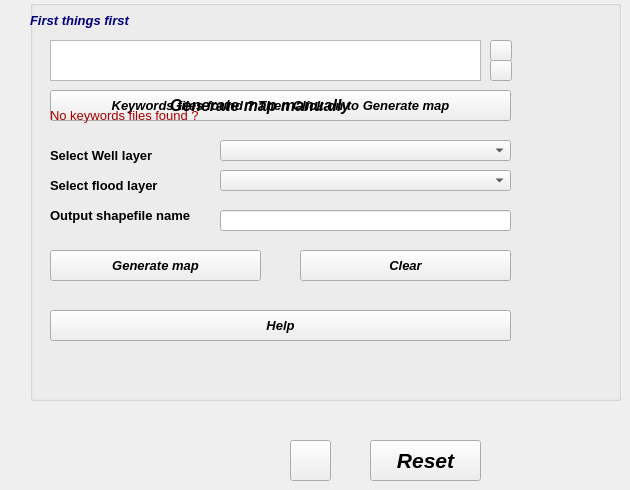
       <widget class="QWidget" name="tab_34">
        <attribute name="title">
         <string>Start From Here</string>
        </attribute>
        <widget class="QGroupBox" name="groupBox_19">
         <property name="geometry">
          <rect>
           <x>30</x>
           <y>0</y>
           <width>591</width>
           <height>401</height>
          </rect>
         </property>
         <property name="font">
          <font>
           <pointsize>12</pointsize>
           <weight>50</weight>
           <italic>false</italic>
           <bold>false</bold>
          </font>
         </property>
         <property name="styleSheet">
          <string notr="true"/>
         </property>
         <property name="title">
          <string/>
         </property>
         <widget class="QPushButton" name="btnGenerateMapWell">
          <property name="geometry">
           <rect>
            <x>20</x>
            <y>90</y>
            <width>461</width>
            <height>31</height>
           </rect>
          </property>
          <property name="font">
           <font>
            <pointsize>10</pointsize>
            <weight>75</weight>
            <italic>true</italic>
            <bold>true</bold>
           </font>
          </property>
          <property name="text">
           <string>Keywords files found ? Then Click on to Generate map</string>
          </property>
         </widget>
         <widget class="QLabel" name="label_100">
          <property name="geometry">
           <rect>
            <x>20</x>
            <y>100</y>
            <width>161</width>
            <height>31</height>
           </rect>
          </property>
          <property name="font">
           <font>
            <pointsize>10</pointsize>
           </font>
          </property>
          <property name="styleSheet">
           <string notr="true">color: rgb(170, 0, 0);</string>
          </property>
          <property name="text">
           <string>No keywords files found ?</string>
          </property>
         </widget>
         <widget class="QLabel" name="label_103">
          <property name="geometry">
           <rect>
            <x>140</x>
            <y>90</y>
            <width>261</width>
            <height>31</height>
           </rect>
          </property>
          <property name="font">
           <font>
            <pointsize>10</pointsize>
           </font>
          </property>
          <property name="text">
           <string>&lt;html&gt;&lt;head/&gt;&lt;body&gt;&lt;p&gt;&lt;span style=&quot; font-size:12pt; font-weight:600; font-style:italic;&quot;&gt;Generate map manually&lt;/span&gt;&lt;/p&gt;&lt;/body&gt;&lt;/html&gt;</string>
          </property>
         </widget>
         <widget class="QLabel" name="label_104">
          <property name="geometry">
           <rect>
            <x>20</x>
            <y>170</y>
            <width>241</width>
            <height>31</height>
           </rect>
          </property>
          <property name="font">
           <font>
            <pointsize>10</pointsize>
            <weight>75</weight>
            <bold>true</bold>
           </font>
          </property>
          <property name="text">
           <string>Select flood layer</string>
          </property>
         </widget>
         <widget class="QLabel" name="label_105">
          <property name="geometry">
           <rect>
            <x>20</x>
            <y>140</y>
            <width>241</width>
            <height>31</height>
           </rect>
          </property>
          <property name="font">
           <font>
            <pointsize>10</pointsize>
            <weight>75</weight>
            <bold>true</bold>
           </font>
          </property>
          <property name="text">
           <string>&lt;html&gt;&lt;head/&gt;&lt;body&gt;&lt;p&gt;Select Well layer&lt;/p&gt;&lt;/body&gt;&lt;/html&gt;</string>
          </property>
         </widget>
         <widget class="QLabel" name="lblwellOut">
          <property name="geometry">
           <rect>
            <x>20</x>
            <y>200</y>
            <width>241</width>
            <height>31</height>
           </rect>
          </property>
          <property name="font">
           <font>
            <pointsize>10</pointsize>
            <weight>75</weight>
            <bold>true</bold>
           </font>
          </property>
          <property name="text">
           <string>Output shapefile name</string>
          </property>
         </widget>
         <widget class="QComboBox" name="cboWellLayer">
          <property name="geometry">
           <rect>
            <x>190</x>
            <y>140</y>
            <width>291</width>
            <height>21</height>
           </rect>
          </property>
          <property name="font">
           <font>
            <pointsize>10</pointsize>
            <weight>50</weight>
            <italic>false</italic>
            <bold>false</bold>
           </font>
          </property>
         </widget>
         <widget class="QComboBox" name="cboFloodLayerWell">
          <property name="geometry">
           <rect>
            <x>190</x>
            <y>170</y>
            <width>291</width>
            <height>21</height>
           </rect>
          </property>
          <property name="font">
           <font>
            <pointsize>10</pointsize>
            <weight>50</weight>
            <italic>false</italic>
            <bold>false</bold>
           </font>
          </property>
         </widget>
         <widget class="QLineEdit" name="leOutputFileWell">
          <property name="geometry">
           <rect>
            <x>190</x>
            <y>210</y>
            <width>291</width>
            <height>21</height>
           </rect>
          </property>
          <property name="font">
           <font>
            <pointsize>10</pointsize>
            <weight>50</weight>
            <italic>false</italic>
            <bold>false</bold>
           </font>
          </property>
         </widget>
         <widget class="QPushButton" name="btnGenerateMapManualyWell">
          <property name="geometry">
           <rect>
            <x>20</x>
            <y>250</y>
            <width>211</width>
            <height>31</height>
           </rect>
          </property>
          <property name="font">
           <font>
            <pointsize>10</pointsize>
            <weight>75</weight>
            <italic>true</italic>
            <bold>true</bold>
           </font>
          </property>
          <property name="text">
           <string>Generate map</string>
          </property>
         </widget>
         <widget class="QPushButton" name="btnClearLayersWell">
          <property name="geometry">
           <rect>
            <x>270</x>
            <y>250</y>
            <width>211</width>
            <height>31</height>
           </rect>
          </property>
          <property name="font">
           <font>
            <pointsize>10</pointsize>
            <weight>75</weight>
            <italic>true</italic>
            <bold>true</bold>
           </font>
          </property>
          <property name="text">
           <string>Clear</string>
          </property>
         </widget>
         <widget class="QTextBrowser" name="txtFirstStepsWell">
          <property name="geometry">
           <rect>
            <x>20</x>
            <y>40</y>
            <width>431</width>
            <height>41</height>
           </rect>
          </property>
          <property name="font">
           <font>
            <pointsize>8</pointsize>
            <weight>75</weight>
            <italic>true</italic>
            <bold>true</bold>
           </font>
          </property>
         </widget>
         <widget class="QPushButton" name="btnPrevStepWell">
          <property name="geometry">
           <rect>
            <x>460</x>
            <y>40</y>
            <width>22</width>
            <height>21</height>
           </rect>
          </property>
          <property name="styleSheet">
           <string notr="true">background-image: url(:/plugins/floogin/up.png);</string>
          </property>
          <property name="text">
           <string/>
          </property>
         </widget>
         <widget class="QPushButton" name="btnNextStepWell">
          <property name="geometry">
           <rect>
            <x>460</x>
            <y>60</y>
            <width>22</width>
            <height>21</height>
           </rect>
          </property>
          <property name="styleSheet">
           <string notr="true">background-image: url(:/plugins/floogin/down.png);</string>
          </property>
          <property name="text">
           <string/>
          </property>
         </widget>
         <widget class="QLabel" name="label_107">
          <property name="geometry">
           <rect>
            <x>0</x>
            <y>10</y>
            <width>171</width>
            <height>21</height>
           </rect>
          </property>
          <property name="font">
           <font>
            <pointsize>10</pointsize>
            <weight>75</weight>
            <italic>true</italic>
            <bold>true</bold>
           </font>
          </property>
          <property name="styleSheet">
           <string notr="true">color: rgb(0, 0, 127);</string>
          </property>
          <property name="text">
           <string>First things first</string>
          </property>
         </widget>
         <widget class="QPushButton" name="btnHelpWellPage">
          <property name="geometry">
           <rect>
            <x>20</x>
            <y>310</y>
            <width>461</width>
            <height>31</height>
           </rect>
          </property>
          <property name="font">
           <font>
            <pointsize>10</pointsize>
            <weight>75</weight>
            <italic>true</italic>
            <bold>true</bold>
           </font>
          </property>
          <property name="text">
           <string>Help</string>
          </property>
         </widget>
        </widget>
        <widget class="QPushButton" name="btnRefreshWell">
         <property name="geometry">
          <rect>
           <x>290</x>
           <y>440</y>
           <width>41</width>
           <height>41</height>
          </rect>
         </property>
         <property name="autoFillBackground">
          <bool>false</bool>
         </property>
         <property name="styleSheet">
          <string notr="true">background-image: url(:/plugins/floogin/refresh.png);
</string>
         </property>
         <property name="text">
          <string/>
         </property>
        </widget>
        <widget class="QPushButton" name="btnResetWell">
         <property name="geometry">
          <rect>
           <x>370</x>
           <y>440</y>
           <width>111</width>
           <height>41</height>
          </rect>
         </property>
         <property name="font">
          <font>
           <pointsize>16</pointsize>
           <weight>75</weight>
           <italic>true</italic>
           <bold>true</bold>
          </font>
         </property>
         <property name="text">
          <string>Reset</string>
         </property>
        </widget>
       </widget>
